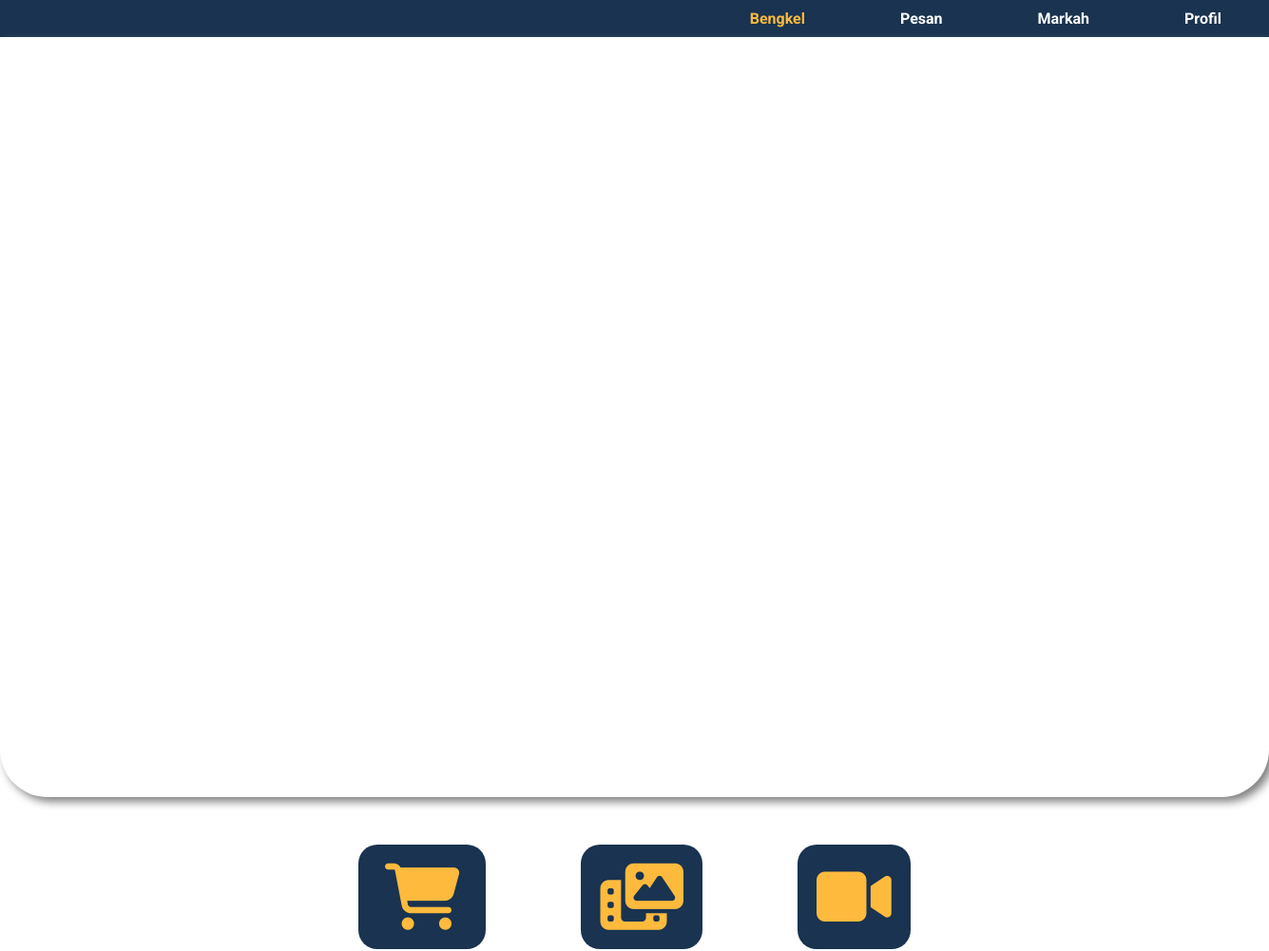
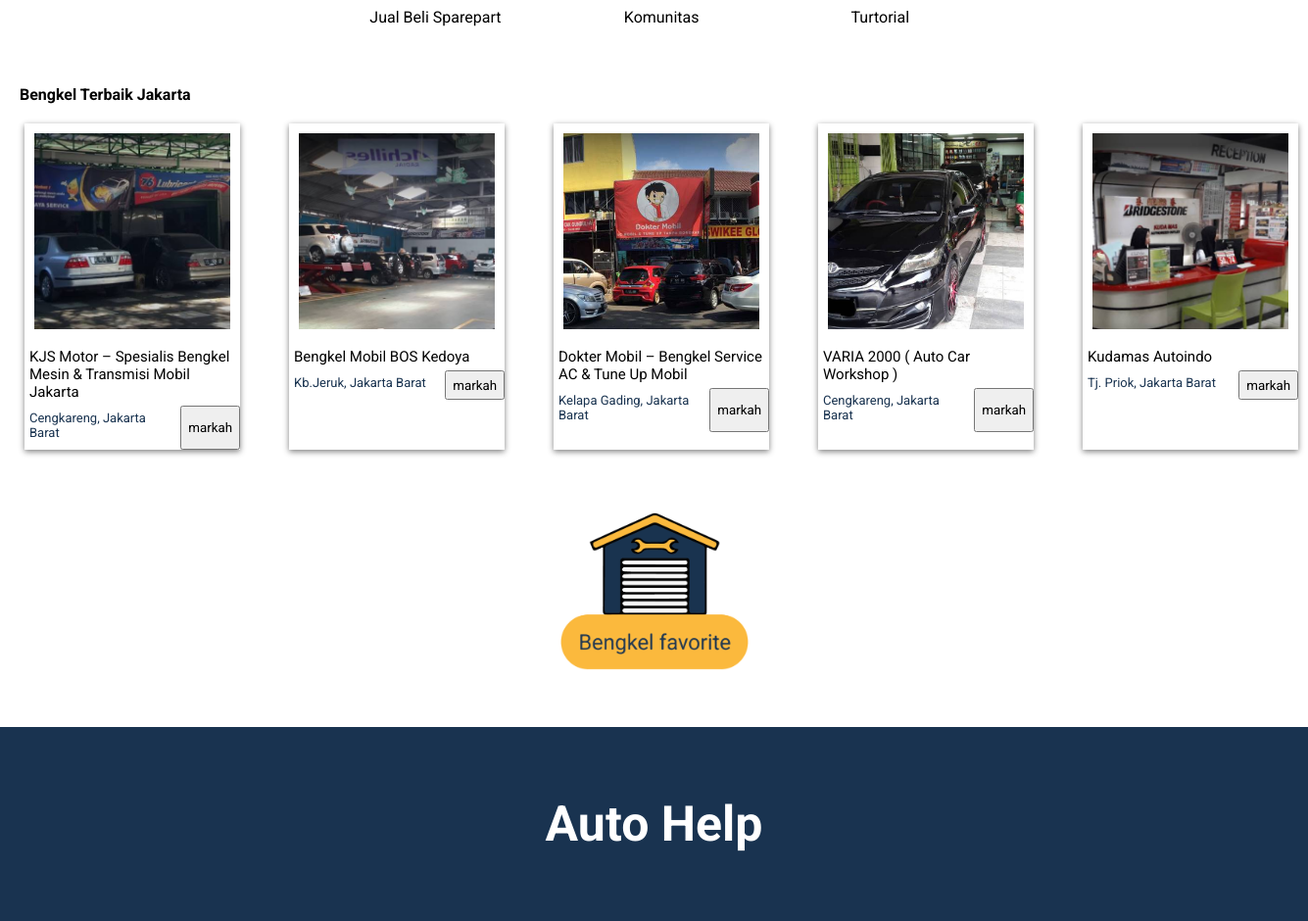
/AfterLogin/home.php, run on the app's committed database (2 pictures, top to bottom).
### tables this page shows
CREATE TABLE `produk` (
  `id` int(11) NOT NULL,
  `name` varchar(255) NOT NULL,
  `image` varchar(255) NOT NULL,
  `keterangan` varchar(255) NOT NULL
);

### AfterLogin/home.php (the view, shortened to what this page needs)
<?php
$connect = mysqli_connect("localhost", "id17056886_mariaberlianayapputri", "M4ri41234567890!", "id17056886_test_db");
?>
<!DOCTYPE html>
<html>
<head>
	<link rel="stylesheet" type="text/css" href="home.css">
</head>
<body>
     <nav>
        <div class="menu">
            <a href="home.php" class="home">Bengkel</a>
            <a href="pesanlogin.php" class="pesan">Pesan</a>
            <a href="markahlogin.php" class="markah">Markah</a>
            <a href="profillogin.php" class="profil">Profil</a>
        </div>
    </nav>
    <div id="map"></div>
    <main>
        <div class="menu-main">
          <div class="jual-beli">
            <a href="">
              <i class="fas fa-shopping-cart"></i>
              <p>Jual Beli Sparepart</p>
            </a>
          </div>
          <div class="komunitas">
            <a href="../komunitas/index.php">
              <i class="fas fa-photo-video"></i>
              <p>Komunitas</p>
            </a>
          </div>
          <div class="turtorial">
            <a href="">
              <i class="fas fa-video"></i>
              <p>Turtorial</p>
            </a>
          </div>
        </div>
        <div class="rekomendasi">
          <h4>Bengkel Terbaik Jakarta</h4>
          <div class="rekomendbengkel">
            <?php
              $query = "SELECT * FROM produk ORDER BY id ASC";
              $result = mysqli_query($connect, $query);
              if(mysqli_num_rows($result) > 0)
              {
                while($row = mysqli_fetch_array($result))
                {
            ?>
            <div class="daftarrekomend " >
              <form method="post" action="home.php?action=add&id=<?php echo $row["id"]; ?>">
                <img class="rekomendimg satu" src="../assets/image/<?php echo $row["image"]; ?>" alt="">
                <p class="judulrekomend"><?php echo $row["name"]; ?></p>
                <div class="markahin">
                  <p class="daerahrekomend"><?php echo $row["keterangan"]; ?></p>
                  <input type="submit" name="add_to_cart"  class="btn btn-success" value="markah" class="markahbtn btn btn-success" />
                </div>
              </form>
            </div>
            <?php
                }
              }
            ?>
          </div>
        </div>
        <div class="bengkelfav">
          <a href="markahlogin.php">
            <img src="../assets/image/bengkel favorite.png" alt="">
          </a>
        </div>
    </main>
    <footer>
        <h2>Auto Help</h2>
    </footer>
</body>
</html>

### AfterLogin/home.css (style rules this page uses)
* { font-family: Arial; text-decoration: none; margin: 0; font-family: Roboto; }
.home { color: #FDBA3D; font-weight: bold; }
.menu { display: flex; justify-content: right; background-color: #193350; }
.menu a { font-weight: bold; padding: 10px 50px; }
.pesan, .markah, .profil { color: #FFF; }
.menu-main { display: flex; justify-content: center; border-top-left-radius: 20px; border-top-right-radius: 20px; }
.jual-beli i , .komunitas i, .turtorial i { display: flex; justify-content: center; font-size: 70px; color: #FDBA3D; background-color: #193350; padding: 20px 20px; border-radius: 20px; margin-bottom: 10px; }
.jual-beli, .komunitas, .turtorial { padding: 50px 50px; }
.jual-beli p, .komunitas p, .turtorial p { display: flex; justify-content: center; color: black; }
.rekomendasi h4 { margin: 10px 20px; }
.rekomendbengkel { display: grid; grid-template-columns: repeat(5,1fr); }
.daftarrekomend { display: grid; grid-template-areas: "i i i i i" "text text text text text" "a a a a a"; background-color: wite; margin: 10px 25px; display: inline; justify-content: center; box-shadow: 0 2px 6px gray; }
.daftarrekomend img { grid-area: i; width: 200px; height: 200px; margin: 10px 10px; object-fit: cover; }
.judulrekomend { grid-area: text; font-size: 15px; margin: 5px 5px; }
.daerahrekomend { grid-area: a; font-size: 13px; margin: 5px 5px; margin-bottom: 10px; display: flex; color: #193350; }
.markahin { display: flex; justify-content: space-between; }
.bengkelfav img { width: 200px; height: auto; }
.bengkelfav { display: flex; justify-content: center; margin: 50px 10px; }
footer { background-color: #193350; padding: 70px 0px; }
footer h2 { display: flex; justify-content: center; color: #FFF; font-size: 50px; }

### AfterLogin/home.php (style rules this page uses)
#map { height: 100%; border-bottom-left-radius: 50px; border-bottom-right-radius: 50px; box-shadow: 5px 5px 10px gray; }
html, body { height: 100%; margin: 0; padding: 0; }

### data on the page
produk: image (picture), name "KJS Motor – Spesialis Bengkel Mesin & Transmisi Mobil Jakarta", keterangan "Cengkareng, Jakarta Barat"
produk: image (picture), name "Bengkel Mobil BOS Kedoya", keterangan "Kb.Jeruk, Jakarta Barat"
produk: image (picture), name "Dokter Mobil – Bengkel Service AC & Tune Up Mobil", keterangan "Kelapa Gading, Jakarta Barat"
produk: image (picture), name "VARIA 2000 ( Auto Car Workshop )", keterangan "Cengkareng, Jakarta Barat"
produk: image (picture), name "Kudamas Autoindo", keterangan "Tj. Priok, Jakarta Barat"
